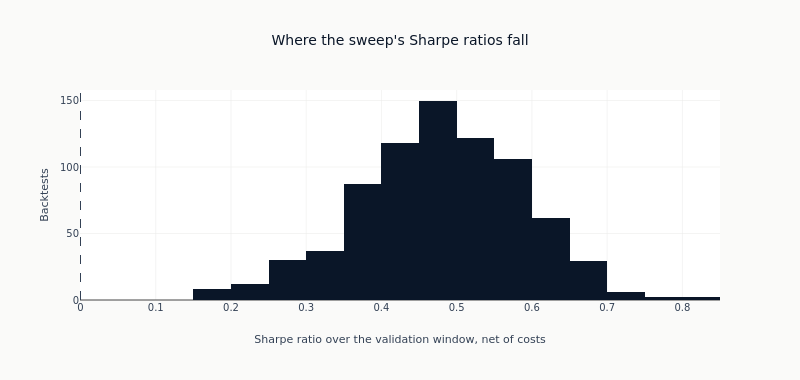

The notebook cell saved with this chart:
### Markdown cell above
### Does a better ranking make a better strategy?

The left panel is the distribution of every Sharpe in the sweep, with a line at zero. The right
panel puts each backtest's Sharpe against the information coefficient of the prediction set it
traded. A tight upward relationship would mean IC is a sufficient selection criterion; a diffuse
one means it is not, and that two configurations with the same IC can trade very differently.

### Code cell
all_signal = explorer.best(stage="signal", top_n=100000, prediction_hashes=LIVE_PREDICTIONS)
if all_signal.is_empty():
    raise RuntimeError("no signal-stage backtests are registered, so there is nothing to read")

sharpes = all_signal["sharpe"].drop_nulls()
paired = all_signal.select("ic_mean", "sharpe").drop_nulls()

fig = go.Figure(
    go.Histogram(x=sharpes.to_list(), nbinsx=30, marker_color=COLORS["blue"], showlegend=False)
)
fig.add_vline(x=0, line_width=1, line_dash="dash", line_color=COLORS["neutral"])
fig.update_xaxes(title_text="Sharpe ratio over the validation window, net of costs")
fig.update_yaxes(title_text="Backtests")
fig.update_layout(
    title="Where the sweep's Sharpe ratios fall",
    height=380,
    width=800,
    margin=dict(t=90),
)
show_plotly_with_alt(
    fig,
    "Histogram of the net Sharpe ratio of every signal-stage backtest in the sweep, with a dashed "
    f"line at zero. Counted from the frame: {sharpes.len()} backtests, Sharpe from "
    f"{sharpes.min():+.2f} to {sharpes.max():+.2f}, median {sharpes.median():+.2f}, "
    f"{(sharpes > 0).sum()} above zero.",
)

### Figure 1 — Plotly figure (JSON) as saved in the notebook; plotly's stock layout.template omitted (floating-point values rounded to 4 significant figures; data arrays with more than 128 entries replaced by an {"elided": "..."} marker saying what was removed)
{"data": [{"marker": {"color": "#0a1628"}, "nbinsx": 30, "showlegend": false, "type": "histogram", "x": {"elided": "771 float values"}}], "layout": {"height": 380, "margin": {"t": 90}, "shapes": [{"line": {"color": "#334155", "dash": "dash", "width": 1}, "type": "line", "x0": 0, "x1": 0, "xref": "x", "y0": 0, "y1": 1, "yref": "y domain"}], "title": {"text": "Where the sweep's Sharpe ratios fall"}, "width": 800, "xaxis": {"title": {"text": "Sharpe ratio over the validation window, net of costs"}}, "yaxis": {"title": {"text": "Backtests"}}}}
